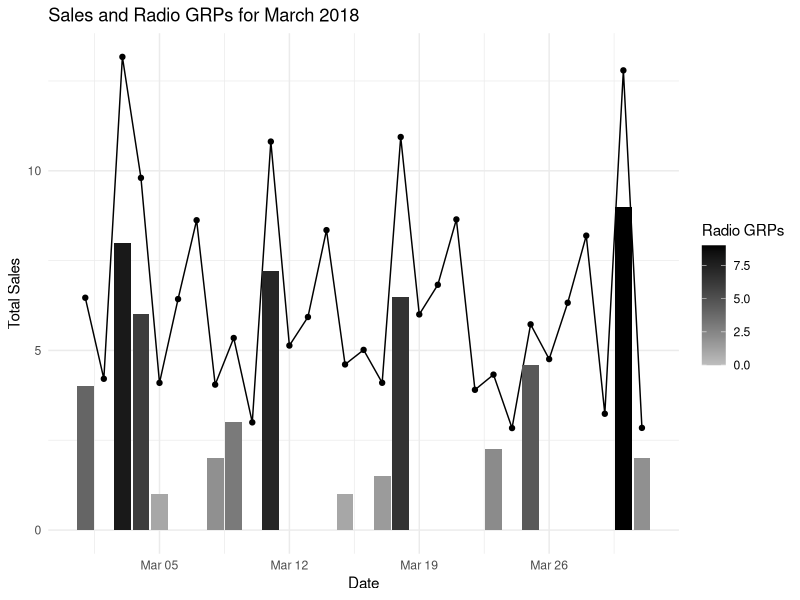

Recreate this plot in R.
#' ---
#' title: "Optimizing media spend"
#' author: Pavan Gurazada
#' output: github_document
#' ---
#' last update: Sat Mar 31 07:56:08 2018
#' 
#' https://www.themarketingtechnologist.co/optimize-media-spends-using-s-response-curves/

library(tidyverse)

theme_set(theme_minimal())

#' The interesting portions of this example is the data creation bit.
#'
#' The best sales happen on Wednesday (i.e., day 3) each week. We store the mean
#' for the rest of the days in a vector. We assume that the actual sale on each
#' day is drawn from a normal distribution with the corresponding mean and a
#' standard deviation of 0.5

daily_means <- c(5, 7, 8, 4, 4, 3, 2) # Mean sales for each day of the week

daily_sales <- map_dbl(daily_means, rnorm, n = 1, sd = 0.5)

#' Radio ads are placed randomly on few days of the month and have an impact on 
#' sales for the day the ad was placed. Clearly, while radio ads might have longer
#' lasting effects, we assume only short-run behavior.
#' 
#' Let us now build an entire month of dates and the corresponding weekdays into 
#' vectors

date <- seq.Date(as.Date("2018-03-01", format = "%Y-%m-%d"), by = 1, length.out = 31)
day <- wday(date, week_start = 1)

#' Let us say we place 14 radio ads during this month. The radio spots earn the
#' following set of GRP's

# radio_grps <- c(4, 0, 1, 2, 3, 0, 0, 0, 7.2, 0, 6, 0, 8, 0, 0, 0, 2.25, 4.6, 0, 
#                 1.5, 0, 0, 9, 0, 0, 6.5, 0, 0, 0, 2, 1)

radio_grps <- c(4, 1, 2, 3, 7.2, 6, 8, 2.25, 4.6, 1.5, 9, 6.5, 2, 1)

#' We now have the ingredients to build a fake data set

sales_df <- data.frame(date, day)
sales_df$sales <- sales_df %>% select(day) %>% 
                               apply(1, function(x) { 
                                          daily_means <- c(5, 7, 8, 4, 4, 3, 2)
                                          return(rnorm(1, daily_means[x], 0.5)) 
                                        })

sales_df$radio_grp <- sample(c(radio_grps, rep(0, 31 - length(radio_grps))),
                             size = nrow(sales_df),
                             replace = FALSE)

# sales_df$radio_grp <- radio_grps

logistic <- function(x, L = 10, k = 1.25, x0 = 5){
  return(ifelse(x != 0, L/(1 + exp(-k * (x - x0))), 0))
}

sales_df$total_sales <- sales_df$sales + logistic(sales_df$radio_grp)

ggplot(data = sales_df, aes(x = date, y = total_sales)) +
  geom_point() +
  geom_line() +
  geom_bar(aes(y = radio_grp, fill = radio_grp), stat = "identity") +
  scale_fill_gradient(low = "grey", high = "black") +
  labs(x = "Date",
       y = "Total Sales",
       title = "Sales and Radio GRPs for March 2018",
       fill = "Radio GRPs")

summary(lm(total_sales ~ factor(day) + radio_grp, data = sales_df))

sales_df <- sales_df %>% mutate(radio_dummy1 = ifelse(radio_grp >= 0.4 & radio_grp <= 2.4, 1, 0),
                                radio_dummy2 = ifelse(radio_grp >= 2.5 & radio_grp <= 4.9, 1, 0),
                                radio_dummy3 = ifelse(radio_grp >= 5.0 & radio_grp <= 7.4, 1, 0),
                                radio_dummy4 = ifelse(radio_grp >= 7.5 & radio_grp <= 10, 1, 0))

summary(lm(total_sales ~ factor(day) + radio_dummy1 + radio_dummy2 + radio_dummy3 + radio_dummy4,
           data = sales_df))
